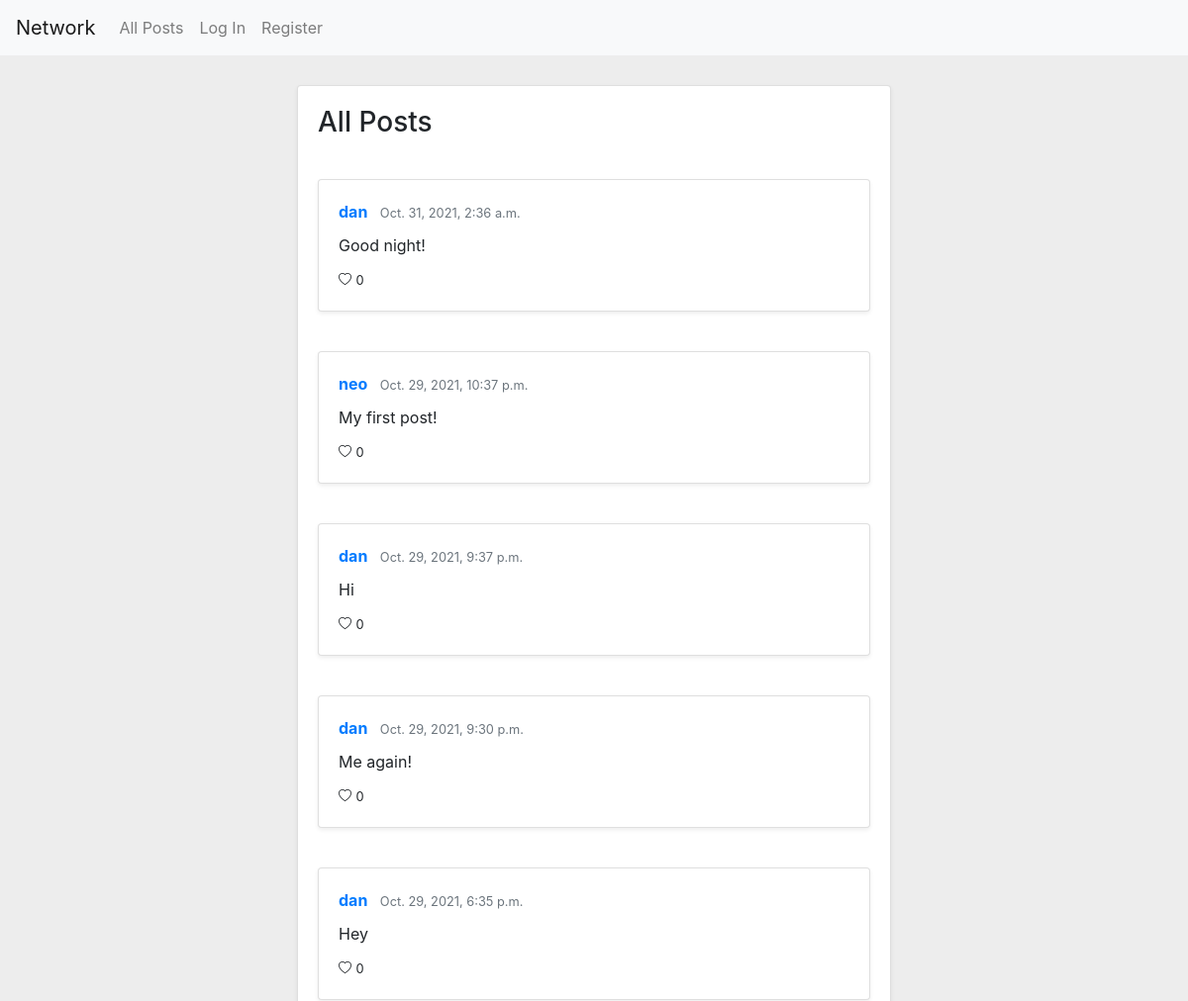
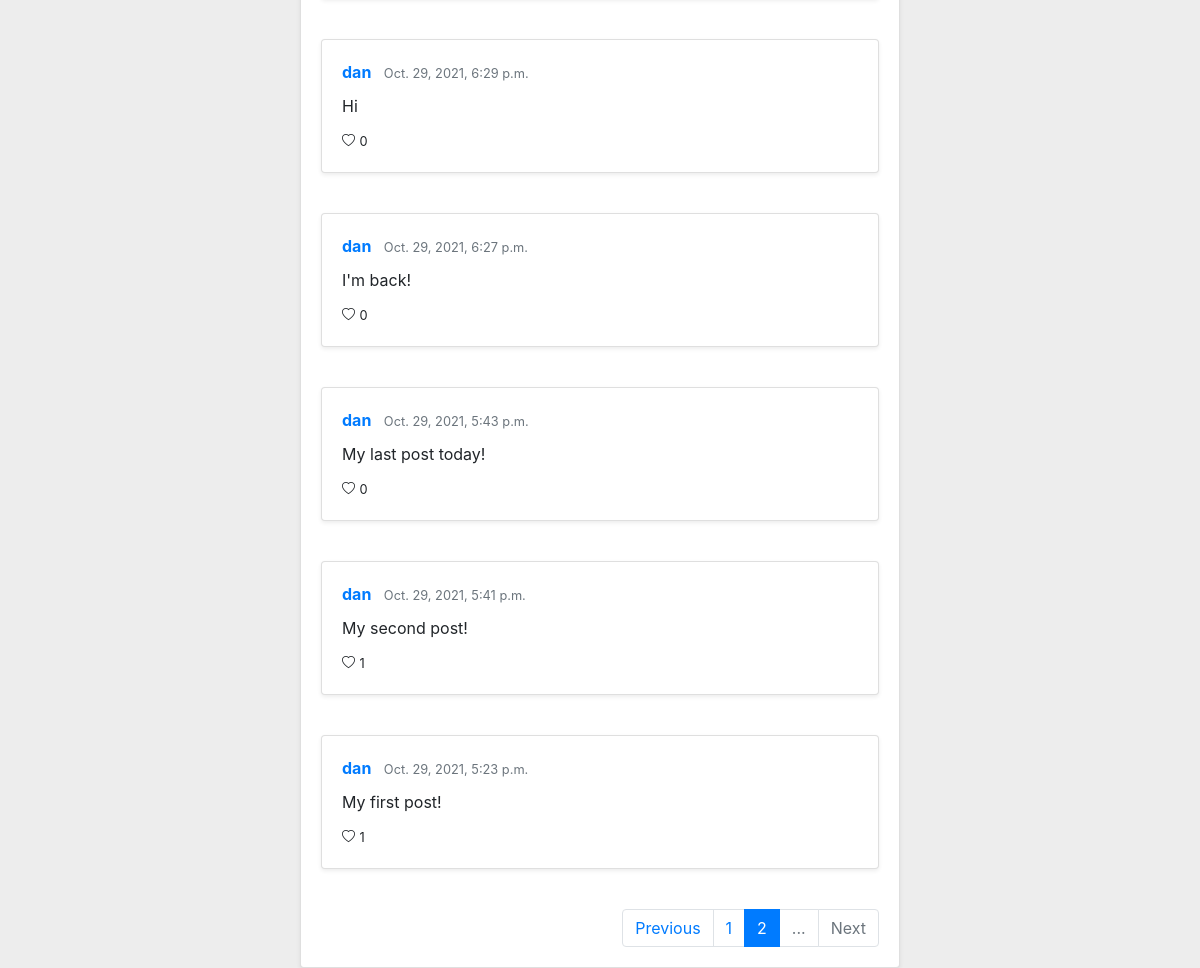
Screenshot of /?page=2 with the database file from the repository (2 pictures, top to bottom).
### network/models.py (models this page shows, shortened)
class Post(models.Model):
    author = models.ForeignKey(User, on_delete=models.CASCADE, related_name="post_author")
    content = models.CharField(max_length=1000)
    timestamp = models.DateTimeField(auto_now_add=True)
    liked_by = models.ManyToManyField(User, blank=True, related_name="likes")
    def likes(self):
        return self.liked_by.all().count()

class User(AbstractUser):
    pass

### network/views.py (the view)
# urls.py: path("", views.index, name="index"),
def index(request):
    posts = Post.objects.all()
    posts = posts.order_by("-timestamp").all()
    paginator = Paginator(posts, 10) # Show 10 posts per page.
    page_number = request.GET.get('page')
    page_posts = paginator.get_page(page_number)
    return render(request, "network/index.html", {
        "posts": page_posts
    })

### network/templates/network/index.html (shortened to what this page needs)
{% extends "network/layout.html" %}
{% block body %}
    <div id="main">
        <div id="allposts" class="card shadow-sm divcard">
            <h3 class='post'>All Posts</h3>
            {% for post in posts %}
                <div class="post">
                    <div class="card shadow-sm divcard">
                        <div class="card-body">
                            <a href="/user/{{ post.author }}" class="card-title"><strong>{{ post.author }}</strong></a>
                            <small class="pl-2 text-muted">{{ post.timestamp }}</small>
                            <div class="card-text content" id="post_{{ post.id }}">{{ post.content }}</div>
                            <div>
                                {% if user.is_authenticated %}
                                    {% if user in post.liked_by.all %}
                                        <a onclick="like({{ post.id }})" href="javascript:void(0);" style="color:black;"><i id="heartpost_{{ post.id }}" class="bi bi-heart-fill" style="font-size: 13px;"></i></a>
                                    {% else %}
                                        <a onclick="like({{ post.id }})" href="javascript:void(0);" style="color:black;"><i id="heartpost_{{ post.id }}" class="bi bi-heart" style="font-size: 13px;"></i></a>
                                    {% endif %}
                                {% else %}
                                    <i class="bi bi-heart" style="font-size: 13px;"></i>
                                {% endif %}
                                <small><spam id="likespost_{{ post.id }}">{{ post.likes }}</spam></small>
                            </div>
                        </div>
                    </div>
                </div>
            {% endfor %}
            <nav aria-label="pagination">
              <ul class="pagination justify-content-end post">
                {% if posts.has_previous %}
                    <li class="page-item">
                        <a class="page-link" href="?page={{ posts.previous_page_number }}">Previous</a>
                    </li>
                    <li class="page-item"><a class="page-link" href="?page={{ posts.previous_page_number }}">{{ posts.previous_page_number }}</a></li>
                {% endif %}
                <li class="page-item active" aria-current="page">
                  <span class="page-link">{{ posts.number }}<span class="sr-only">(current)</span></span>
                </li>
                {% if posts.has_next %}
                    <li class="page-item"><a class="page-link" href="?page={{ posts.next_page_number }}">{{ posts.next_page_number }}</a></li>
                    <li class="page-item">
                      <a class="page-link" href="?page={{ posts.next_page_number }}">Next</a>
                    </li>
                {% else %}
                    <li class="page-item disabled">
                        <span class="page-link">...</span>
                    </li>
                    <li class="page-item disabled">
                        <span class="page-link">Next</span>
                    </li>
                {% endif %}
              </ul>
            </nav>
        </div>
    </div>
{% endblock %}

### network/static/network/styles.css (style rules this page uses)
body { background-color: #ededed; }
#main { margin: auto; width: 50%; padding-top: 10px; }
.post { margin: 20px; }
#allposts { margin-top: 20px; }
.content { padding: 10px 0 10px 0; }

### rows the page displays
Post: author "dan", timestamp "Oct. 31, 2021, 2:36 a.m.", content "Good night!", likes "0"
Post: author "neo", timestamp "Oct. 29, 2021, 10:37 p.m.", content "My first post!", likes "0"
Post: author "dan", timestamp "Oct. 29, 2021, 9:37 p.m.", content "Hi", likes "0"
Post: author "dan", timestamp "Oct. 29, 2021, 9:30 p.m.", content "Me again!", likes "0"
Post: author "dan", timestamp "Oct. 29, 2021, 6:35 p.m.", content "Hey", likes "0"
Post: author "dan", timestamp "Oct. 29, 2021, 6:29 p.m.", content "Hi", likes "0"
Post: author "dan", timestamp "Oct. 29, 2021, 6:27 p.m.", content "I'm back!", likes "0"
Post: author "dan", timestamp "Oct. 29, 2021, 5:43 p.m.", content "My last post today!", likes "0"
Post: author "dan", timestamp "Oct. 29, 2021, 5:41 p.m.", content "My second post!", likes "1"
Post: author "dan", timestamp "Oct. 29, 2021, 5:23 p.m.", content "My first post!", likes "1"

### other values shown
{{ posts.previous_page_number }} "1"
{{ posts.number }} "2"
